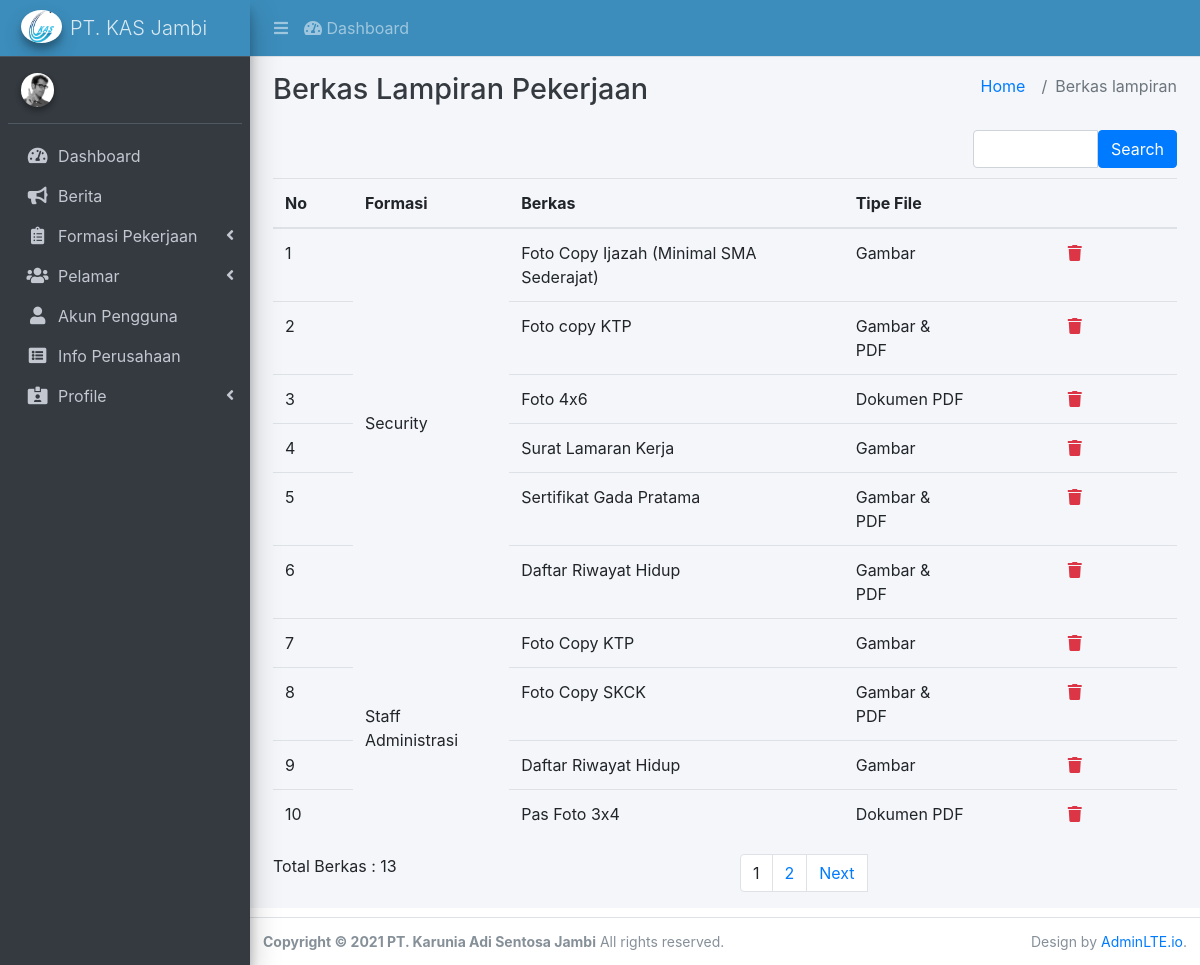
Page /index.php/admin/berkas_pekerjaan on the earlier database version.
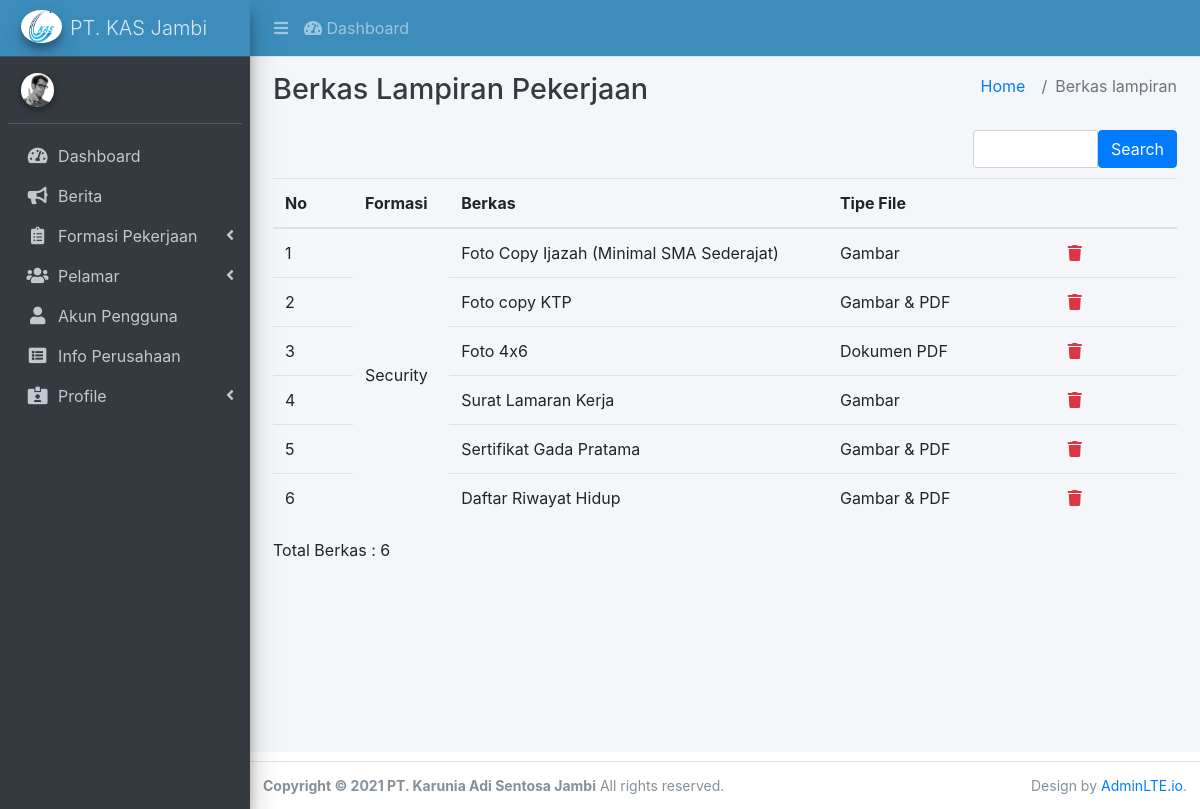
Same page on the later database version.
### tables this page shows
CREATE TABLE IF NOT EXISTS `berkas_pekerjaan` (
  `id` int(11) NOT NULL AUTO_INCREMENT,
  `kode_bahan` varchar(25) NOT NULL,
  `nama` varchar(200) NOT NULL,
  `tipe` enum('Gambar','Dokumen PDF','Gambar & PDF','Lainnya') NOT NULL,
  PRIMARY KEY (`id`)
);

### application/controllers/admin/Berkas_pekerjaan.php (called while the page is built, shortened)
<?php
class Berkas_pekerjaan extends CI_Controller
{
    private $container = "admin/container";
    private $defaultPageAttribute = array(
                        'title' => "Berkas Lampiran Pekerjaan",
                        'subtitle' => array("Pekerjaan", "Berkas lampiran"),
                        'bootstraps' => array(),
                        'scripts' => array('assets/js/admin-berkas-lampiran.js'),
                        'content' => "admin/",
                        );
    function __construct()
    {
        $this->load->model('Berkas_pekerjaan_model');
        $this->load->library('form_validation');
    }
    public function index()
    {
        $q = urldecode($this->input->get('q', TRUE));
        $start = intval($this->input->get('start'));
        if ($q <> '') {
            $config['base_url'] = base_url() . 'admin/Berkas_pekerjaan/index?q=' . urlencode($q);
            $config['first_url'] = base_url() . 'admin/Berkas_pekerjaan/index?q=' . urlencode($q);
        } else {
            $config['base_url'] = base_url() . 'admin/Berkas_pekerjaan/index';
            $config['first_url'] = base_url() . 'admin/Berkas_pekerjaan/index';
        }
        $config['per_page'] = 10;
        $config['page_query_string'] = TRUE;
        $config['total_rows'] = $this->Berkas_pekerjaan_model->total_rows($q);
        $berkas_pekerjaan = $this->Berkas_pekerjaan_model->get_limit_data($config['per_page'], $start, $q);
        $this->load->library('pagination');
        $this->pagination->initialize($config);
        $this->defaultPageAttribute['content'] = "admin/berkas_pekerjaan/berkas_pekerjaan_list";
        $this->defaultPageAttribute['title'] = "Berkas Lampiran Pekerjaan";
        $data = array(
            'berkas_pekerjaan_data' => $berkas_pekerjaan,
            'q' => $q,
            'pagination' => $this->pagination->create_links(),
            'total_rows' => $config['total_rows'],
            'start' => $start,
            'PageAttribute' => $this->defaultPageAttribute
        );
        $this->load->view($this->container, $data);
    }
}

### index.php (called while the page is built, shortened)
<?php
require_once BASEPATH.'core/CodeIgniter.php';

### application/config/config.php (called while the page is built, shortened)
<?php
$config['base_url'] = ((isset($_SERVER['HTTPS']) && $_SERVER['HTTPS'] == "on") ? "https" : "http");
$config['base_url'] .= "://".$_SERVER['HTTP_HOST'];
$config['base_url'] .= preg_replace('@/+$@','',dirname($_SERVER['SCRIPT_NAME'])).'/';
$config['index_page'] = '';
$config['uri_protocol']	= 'REQUEST_URI';
$config['url_suffix'] = '';
$config['language']	= 'english';
$config['charset'] = 'UTF-8';
$config['enable_hooks'] = FALSE;
$config['subclass_prefix'] = 'MY_';
$config['composer_autoload'] = FALSE;
$config['permitted_uri_chars'] = 'a-z 0-9~%.:_\-';
$config['enable_query_strings'] = FALSE;
$config['controller_trigger'] = 'c';
$config['function_trigger'] = 'm';
$config['directory_trigger'] = 'd';
$config['allow_get_array'] = TRUE;
$config['log_threshold'] = 0;
$config['log_path'] = '';
$config['log_file_extension'] = '';
$config['log_file_permissions'] = 0644;
$config['log_date_format'] = 'Y-m-d H:i:s';
$config['error_views_path'] = '';
$config['cache_path'] = '';
$config['cache_query_string'] = FALSE;
$config['encryption_key'] = '';
$config['sess_driver'] = 'files';
$config['sess_cookie_name'] = 'ci_session';
$config['sess_expiration'] = 7200;
$config['sess_save_path'] = NULL;
$config['sess_match_ip'] = FALSE;
$config['sess_time_to_update'] = 300;
$config['sess_regenerate_destroy'] = FALSE;
$config['cookie_prefix']	= '';
$config['cookie_domain']	= '';
$config['cookie_path']		= '/';
$config['cookie_secure']	= FALSE;
$config['cookie_httponly'] 	= FALSE;
$config['standardize_newlines'] = FALSE;
$config['global_xss_filtering'] = FALSE;
$config['csrf_protection'] = FALSE;
$config['csrf_token_name'] = 'csrf_test_name';
$config['csrf_cookie_name'] = 'csrf_cookie_name';
$config['csrf_expire'] = 7200;
$config['csrf_regenerate'] = TRUE;
$config['csrf_exclude_uris'] = array();
$config['compress_output'] = FALSE;
$config['time_reference'] = 'local';
$config['rewrite_short_tags'] = FALSE;
$config['proxy_ips'] = '';

### application/models/Berkas_pekerjaan_model.php (called while the page is built, shortened)
<?php
class Berkas_pekerjaan_model extends CI_Model
{
    public $table = 'berkas_pekerjaan';
    function total_rows($q = NULL) {
        $this->db->from($this->table."_overview");
        return $this->db->count_all_results();
    }
    function get_limit_data($limit, $start = 0, $q = NULL) {
        $this->db->order_by("id_pekerjaan", "DESC");
        $this->db->limit($limit, $start);
        return $this->db->get($this->table."_overview")->result();
    }
}

### application/views/admin/berkas_pekerjaan/berkas_pekerjaan_list.php (the view, shortened to what the changed rows need)
      <div class="table-responsive">
	<table class="table" style="width: 100%; border-collapse: collapse;table-layout: auto;">
		<thead>
		<tr>
			<th>No</th>
                  <th>Formasi</th>
                  <th>Berkas</th>
                  <th>Tipe File</th>
                  <th></th>
		</tr>
		</thead>
		<tbody>
              <?php
		foreach ($berkas_pekerjaan_data as $berkas_pekerjaan)
		{
		?>
              <tr>
                  <td width="80px"><?php echo ++$start ?></td>
                  <td rowspan="" class="jabatan-row c-id-<?php echo $berkas_pekerjaan->id_pekerjaan ?>" data-holder="id-<?php echo $berkas_pekerjaan->id_pekerjaan ?>" style="vertical-align: middle;align-items: center;"><?php echo $berkas_pekerjaan->posisi_jabatan ?></td>
                  <td><?php echo $berkas_pekerjaan->nama ?></td>
                  <td><?php echo $berkas_pekerjaan->tipe ?></td>
                  <td style="text-align:center" width="200px">
                          <a href="<?php echo site_url('admin/Berkas_pekerjaan/delete/'.$berkas_pekerjaan->id) ?>" title="Hapus" onclick="return confirm('Anda yakin ingin menghapus data ini ?')"><i class="fa fa-trash text-danger"></i>&nbsp;</a>
                  </td>
              </tr>
		<?php
		}
		?>
		</tbody>
	</table>
</div>
      <div class="row">
          <div class="col-md-6">
              <div class="well well-sm well-primary">Total Berkas : <?php echo $total_rows ?></div>
          </div>
          <div class="col-md-6 text-right">
              <?php echo $pagination ?>
          </div>
      </div>

### application/views/admin/container.php (shortened to what the changed rows need)
<!DOCTYPE html>
<html lang="en">
<head>
  <link rel="stylesheet" href="assets/css/font-awesome.css">
  <link rel="stylesheet" href="assets/css/fontawesome-free/css/all.min.css">
  <link rel="stylesheet" href="assets/css//overlayScrollbars/css/OverlayScrollbars.min.css">
  <link rel="stylesheet" href="assets/css//adminlte.min.css">
  <link rel="stylesheet" href="assets/css//bootstrap.min.css">
  <link href="assets/css/font3.css" rel="stylesheet">
</head>
<body class="hold-transition sidebar-mini layout-fixed layout-navbar-fixed layout-footer-fixed">
<div class="wrapper">
  <?php $this->load->view("admin/_partials/navbar") ?>
  <?php $this->load->view("admin/_partials/sidebar") ?>
  <div class="content-wrapper">
    <div class="content-header">
      <div class="container-fluid">
        <div class="row mb-2">
          <div class="col-sm-6">
            <h1 class="m-0 text-dark"><?php echo $PageAttribute['title'] ?></h1>
          </div>
          <div class="col-sm-6">
            <ol class="breadcrumb float-sm-right">
              <li class="breadcrumb-item"><a href="<?php echo $this->session->userdata('level') ?>">Home</a></li>
              <?php for($i=1; $i<count($PageAttribute['subtitle']); $i++){ ?>
              <li class="breadcrumb-item active"><?php echo $PageAttribute['subtitle'][$i] ?></li>
              <?php } ?>
            </ol>
          </div>
        </div>
      </div>
    </div>
    <section class="content">
      <div class="container-fluid">
        <?php $this->load->view($PageAttribute['content']) ?>
      </div>
    </section>
  </div>
</div>
</body>
</html>

Differences in the rows shown:
removed berkas_pekerjaan: posisi_jabatan "Staff Administrasi", nama "Foto Copy KTP", tipe "Gambar"
removed berkas_pekerjaan: nama "Foto Copy SKCK", tipe "Gambar & PDF"
removed berkas_pekerjaan: nama "Daftar Riwayat Hidup", tipe "Gambar"
removed berkas_pekerjaan: nama "Pas Foto 3x4", tipe "Dokumen PDF"
Other differences:
$total_rows: "13" → "6"
$pagination: "1 2 Next" → (not shown)
